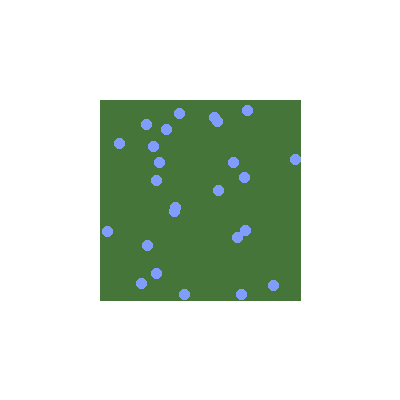

Here is the Python script that generated this plot:
import random
from PIL import Image, ImageDraw

# Créer une nouvelle image avec fond transparent
image = Image.new("RGBA", (400, 400), (255, 255, 255, 0))

# Initialiser l'objet ImageDraw pour dessiner sur l'image
draw = ImageDraw.Draw(image)

feuille = "#46753a"
bleuet = "#809cfd"

# Définir les coordonnées du carré (coin supérieur gauche et coin inférieur droit)
x1, y1 = 100, 100
x2, y2 = 300, 300

# Dessiner le carré rempli en vert
draw.rectangle((x1, y1, x2, y2), fill=feuille)

# Définir la taille des bleuets
taille_bleuet = 5

# Dessiner des bleuets bleus aléatoirement dans le carré
for _ in range(25):  # Dessiner 25 bleuets
    # Générer des coordonnées aléatoires à l'intérieur du carré (en excluant une petite marge)
    bleuet_x = random.randint(x1 + taille_bleuet, x2 - taille_bleuet)
    bleuet_y = random.randint(y1 + taille_bleuet, y2 - taille_bleuet)
    # Dessiner un cercle bleu pour représenter un bleuet
    draw.ellipse((bleuet_x - taille_bleuet, bleuet_y - taille_bleuet, bleuet_x + taille_bleuet, bleuet_y + taille_bleuet), fill=bleuet)

# Enregistrer l'image
image.save("bleuet-printemps.png")
